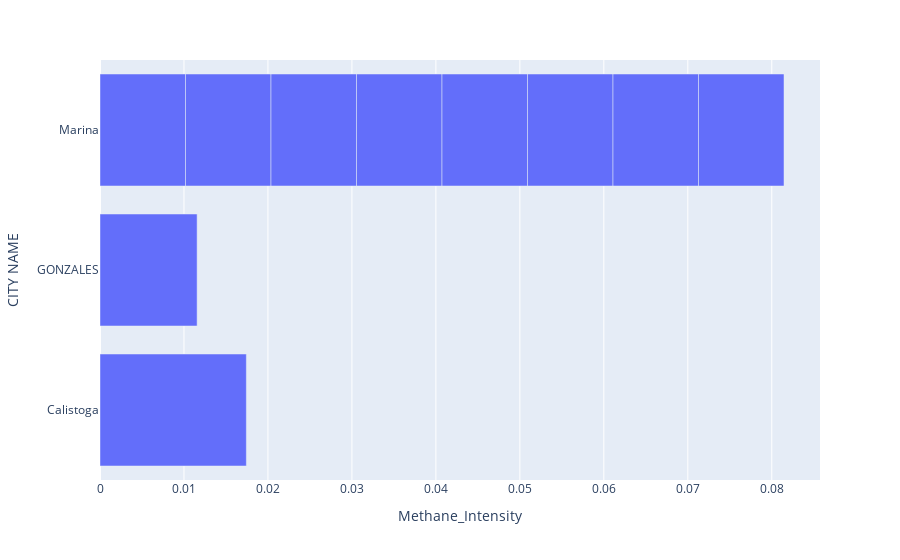

Notebook cell for this chart:
### Code cell
import plotly.express as px
fig = px.bar(Top10, x='Methane_Intensity', y='CITY NAME')
fig.show()

### Figure 1 — Plotly figure (JSON) as saved in the notebook; plotly's stock layout.template omitted (floating-point values rounded to 4 significant figures)
{"data": [{"alignmentgroup": "True", "hovertemplate": "Methane_Intensity=%{x}<br>CITY NAME=%{y}<extra></extra>", "legendgroup": "", "marker": {"color": "#636efa", "pattern": {"shape": ""}}, "name": "", "offsetgroup": "", "orientation": "h", "showlegend": false, "textposition": "auto", "type": "bar", "x": [0.01743, 0.01157, 0.01018, 0.01018, 0.01018, 0.01018, 0.01018, 0.01018, 0.01018, 0.01018], "xaxis": "x", "y": ["Calistoga", "GONZALES", "Marina", "Marina", "Marina", "Marina", "Marina", "Marina", "Marina", "Marina"], "yaxis": "y"}], "layout": {"barmode": "relative", "legend": {"tracegroupgap": 0}, "margin": {"t": 60}, "xaxis": {"anchor": "y", "domain": [0, 1], "title": {"text": "Methane_Intensity"}}, "yaxis": {"anchor": "x", "domain": [0, 1], "title": {"text": "CITY NAME"}}}}
